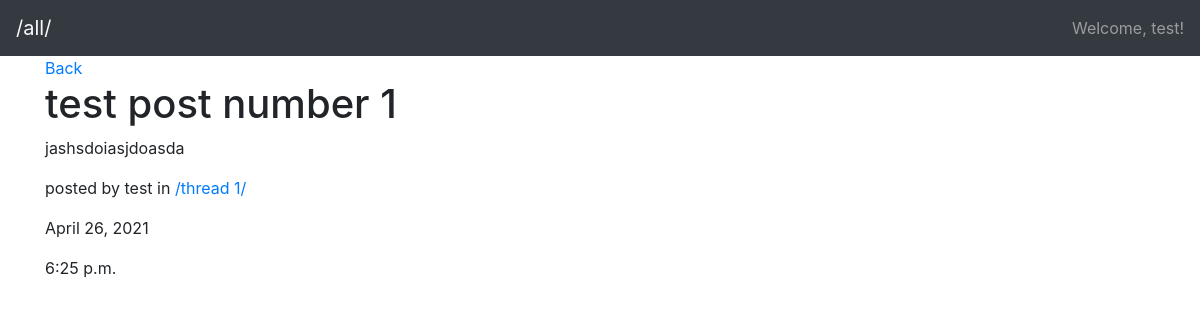
The app's page /posts/39/ (signed in), older data.
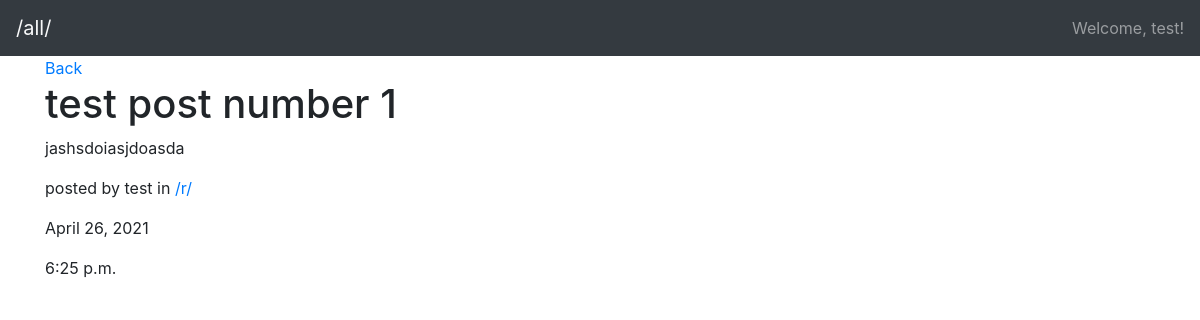
The same page, newer data.
### post/models.py (models this page shows, shortened)
class Post(models.Model):
    id = models.BigAutoField(primary_key=True)
    userPosted = models.ForeignKey(User, on_delete=models.CASCADE,null=True, blank=True)
    thread = models.ForeignKey(Thread, on_delete=models.CASCADE,null=True, blank=True)
    title = models.CharField(max_length=30)
    content = models.CharField(max_length=2000)
    pub_date = models.DateTimeField('date published')

class Thread(models.Model):
    title = models.TextField(max_length=3)

### post/views.py (the view)
# urls.py: path('posts/<int:post_id>/', views.detail, name='detail'),
def detail(request, post_id):
    post = get_object_or_404(Post, pk=post_id)
    context = {"post": post}
    return render(request, "post/detail.html", context)

### post/templates/post/detail.html (shortened to what this page needs)
<!DOCTYPE html>
<html lang="en">
<head>
    <link rel="stylesheet" href="https://maxcdn.bootstrapcdn.com/bootstrap/4.0.0/css/bootstrap.min.css"
 />
</head>
<body>
    <nav class="navbar navbar-dark bg-dark">
        <a class="navbar-brand text-light" href="/all/">/all/</a>
        {% if user.is_authenticated %}
        <span class="navbar-text"> Welcome, {{user}}! </span>
        {% endif %}
    </nav>
    <div class="container">
        <a href="/all/">Back</a>
    </div>
    <div class="container">
        <h1>{{post.title}}</h1>
        <p>{{post.content}}</p>
        <p>posted by {{post.userPosted}} in <a href="/threads/{{post.thread.id}}">/{{post.thread.title}}/</a></p>
        <p>{{post.pub_date.date}}</p>
        <p>{{post.pub_date.time}}</p>
    </div>
</body>
</html>

Row changes from the older to the newer data that the page shows:
changed through a linked row, Post "test post number 1": thread "thread 1" → "r"
